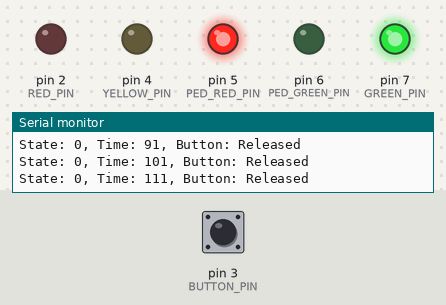
The sketch below on a simulated Arduino Uno, built with avr-gcc and run on an emulated ATmega328P. Parts: output pins drawn as LEDs (lit = HIGH), the last lines printed to the serial monitor. The test bench sets the inputs (shaded band); at power-on: pin 3 (BUTTON_PIN) HIGH.

Above: at 1.2 s.
1.3 s: pin 3 (BUTTON_PIN) pulled LOW for 0.15 s
At 2.5 s:
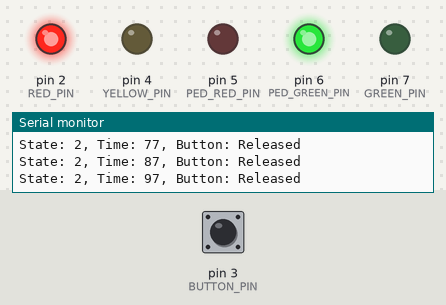
4.4 s: pin 3 (BUTTON_PIN) pulled LOW for 1 s
At 4.9 s:
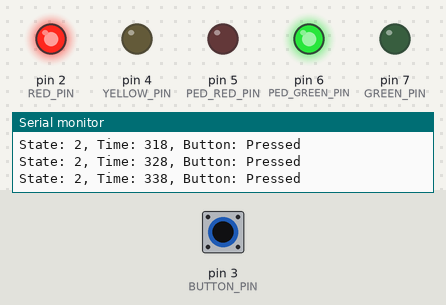
8.4 s: pin 3 (BUTTON_PIN) pulled LOW for 3.2 s
At 20.3 s:
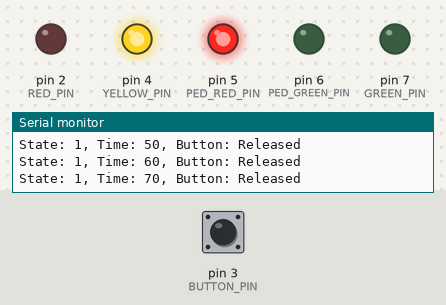
Timing chart, 0 to 20.6 s (numbered marks = the images above; inputs shaded):
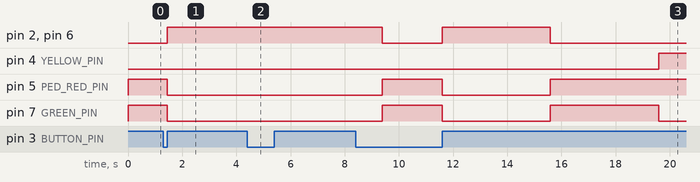

Measured:
- after the input at 1.3 s, pin 2 (RED_PIN), pin 6 (PED_GREEN_PIN): LOW → HIGH after 0.15 s; pin 4 (YELLOW_PIN): stays LOW (without the input it goes to HIGH after 2.7 s); pin 5 (PED_RED_PIN): HIGH → LOW after 0.15 s; pin 7 (GREEN_PIN): HIGH → LOW after 0.15 s instead of 2.7 s
- after the input at 4.4 s, pin 2 (RED_PIN), pin 6 (PED_GREEN_PIN): stays HIGH (without the input it goes to LOW after 1.0 s); pin 5 (PED_RED_PIN), pin 7 (GREEN_PIN): stays LOW (without the input it goes to HIGH after 1.0 s)

The sketch:

traffic_light_ped_btn.ino
```cpp
// (licence header left out)
// See Wokwi for layout and test run
// https://wokwi.com/projects/407493956117131265


#include <avr/io.h>
#include <avr/interrupt.h>

#define RED_PIN 2
#define YELLOW_PIN 4
#define GREEN_PIN 7
#define PED_RED_PIN 5
#define PED_GREEN_PIN 6
#define BUTTON_PIN 3

volatile uint8_t traffic_state = 0;
volatile uint16_t timer_count = 0;

void traffic_red_on() { PORTD |= (1 << RED_PIN); }
void traffic_red_off() { PORTD &= ~(1 << RED_PIN); }
void traffic_yellow_on() { PORTD |= (1 << YELLOW_PIN); }
void traffic_yellow_off() { PORTD &= ~(1 << YELLOW_PIN); }
void traffic_green_on() { PORTD |= (1 << GREEN_PIN); }
void traffic_green_off() { PORTD &= ~(1 << GREEN_PIN); }

void ped_red_on() { PORTD |= (1 << PED_RED_PIN); }
void ped_red_off() { PORTD &= ~(1 << PED_RED_PIN); }
void ped_green_on() { PORTD |= (1 << PED_GREEN_PIN); }
void ped_green_off() { PORTD &= ~(1 << PED_GREEN_PIN); }

void all_lights_off() {
    traffic_red_off();
    traffic_yellow_off();
    traffic_green_off();
    ped_red_off();
    ped_green_off();
} // Turn off all lights

void set_traffic_green() {
    all_lights_off();
    traffic_green_on();
    ped_red_on();
} // Set traffic light to green, pedestrian to red

void set_traffic_yellow() {
    all_lights_off();
    traffic_yellow_on();
    ped_red_on();
} // Set traffic light to yellow, pedestrian to red

void set_traffic_red() {
    all_lights_off();
    traffic_red_on();
    ped_green_on();
} // Set traffic light to red, pedestrian to green

void update_lights() {
    switch(traffic_state) {
        case 0: set_traffic_green(); break;
        case 1: set_traffic_yellow(); break;
        case 2: set_traffic_red(); break;
    }
} // Update lights based on current state

void advance_traffic_state() {
    traffic_state = (traffic_state + 1) % 3;
    update_lights();
} // Advance to the next traffic state and update lights

void handle_pedestrian_button() {
    traffic_state = 2;
    timer_count = 0;
    update_lights();
} // Handle button press by setting state to RED and resetting timer

ISR(TIMER1_COMPA_vect) {
    timer_count++;
    if (timer_count >= 400) {
        timer_count = 0;
        advance_traffic_state();
    }
} // Timer interrupt to advance traffic state

ISR(INT1_vect) {
    static unsigned long last_interrupt_time = 0;
    unsigned long interrupt_time = millis();
    if (interrupt_time - last_interrupt_time > 200) {
        handle_pedestrian_button();
    } // This is debounce

    last_interrupt_time = interrupt_time;
} // Interrupt to handle pedestrian button press

void timer1_init() {
    TCCR1A = 0;
    TCCR1B = (1 << WGM12) | (1 << CS11) | (1 << CS10);
    OCR1A = 2499;
    TIMSK1 = (1 << OCIE1A);
} // Initialize Timer1 for periodic interrupts

void button_interrupt_init() {
    EICRA |= (1 << ISC10) | (1 << ISC11);
    EIMSK |= (1 << INT1);
} // Initialize external interrupt for button

void setup_pins() {
    DDRD |= (1 << RED_PIN) | (1 << YELLOW_PIN) | (1 << GREEN_PIN) | (1 << PED_RED_PIN) | (1 << PED_GREEN_PIN);
    DDRD &= ~(1 << BUTTON_PIN);
    PORTD |= (1 << BUTTON_PIN);
} // Set up pins for LEDs and button

void setup() {
    setup_pins();
    timer1_init();
    button_interrupt_init();
    sei();
    update_lights();
    Serial.begin(9600);
} // Initialize everything and start serial communication

void print_debug_info() {
    Serial.print("State: ");
    Serial.print(traffic_state);
    Serial.print(", Time: ");
    Serial.print(timer_count);
    Serial.print(", Button: ");
    Serial.println(digitalRead(BUTTON_PIN) ? "Released" : "Pressed");
} // Print debug information to serial monitor

void loop() {
    print_debug_info();
    delay(100);
} // Main loop to print debug info and delay
```
